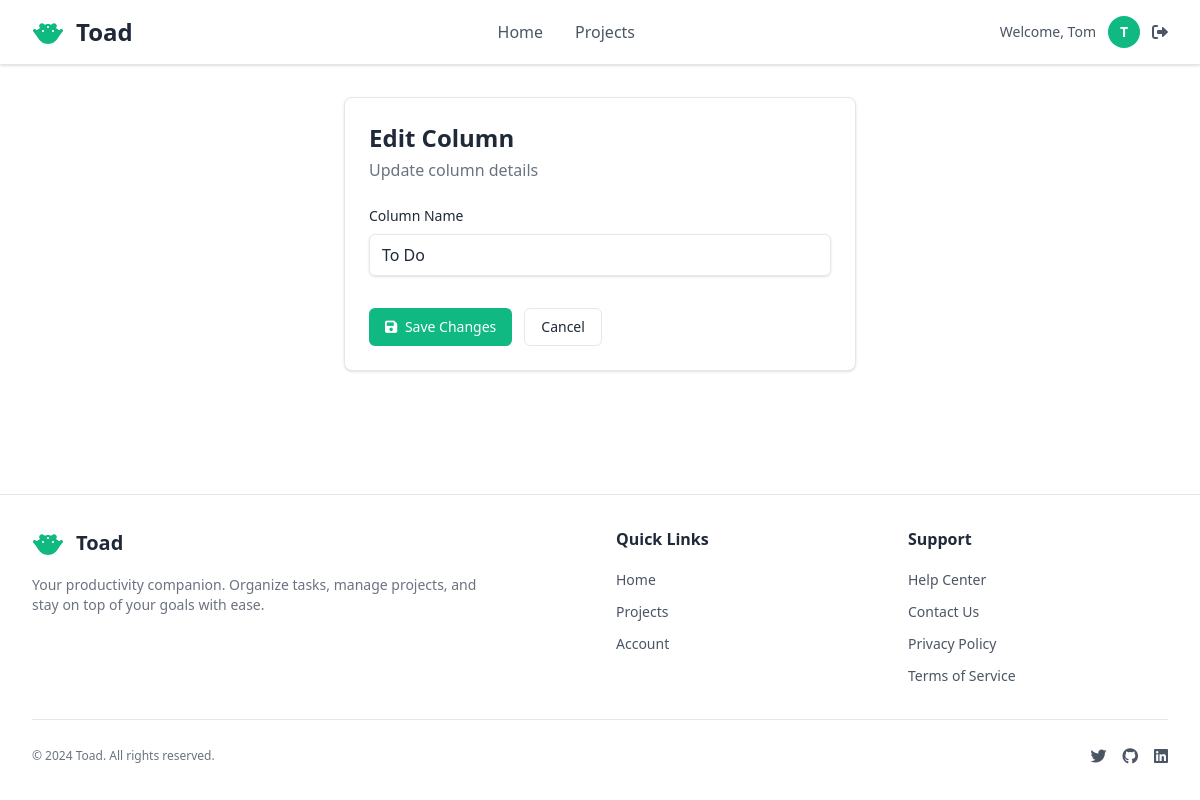
/projects/1/columns/2/edit/ (signed in), run on an earlier commit of the app's database.
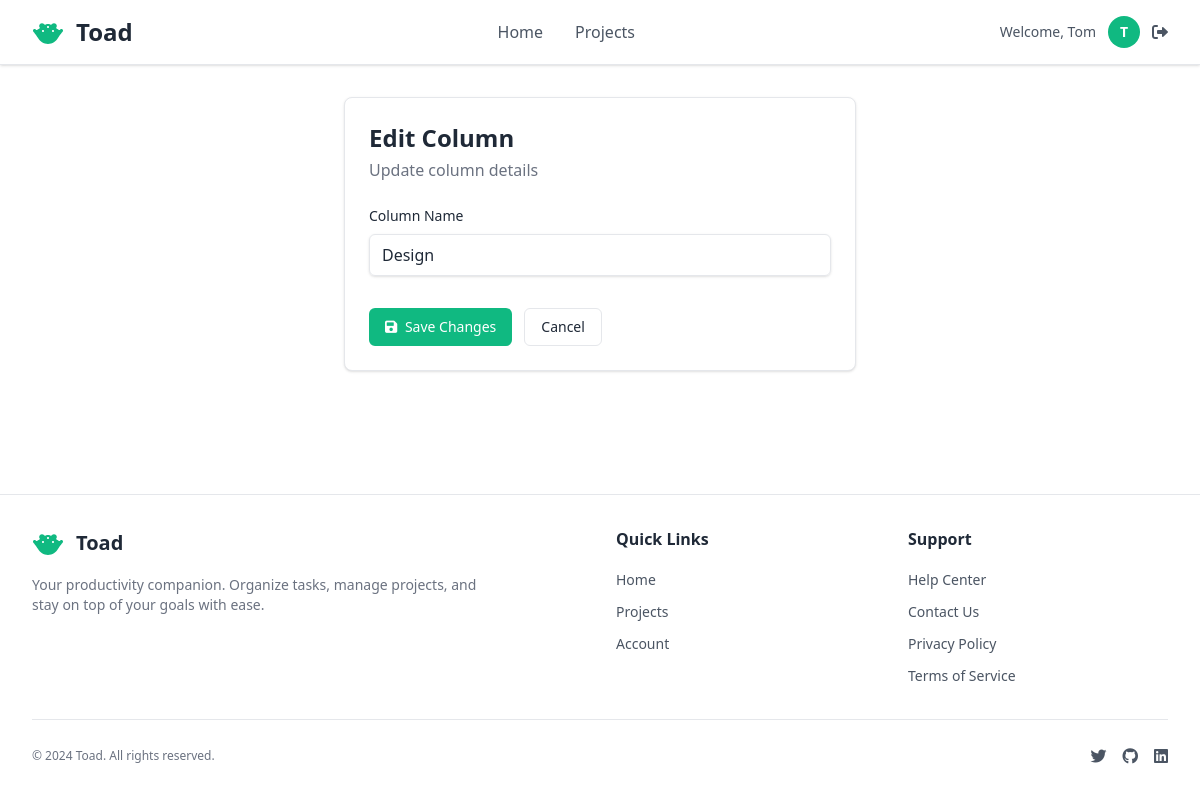
And on a later commit of the database.
### pages/models.py (models this page shows, shortened)
class ColumnHeader(models.Model):
    project = models.ForeignKey(Project, on_delete=models.CASCADE, related_name='column_headers')
    name = models.CharField(max_length=100)
    is_category_column = models.BooleanField(default=False) # To identify the first "Time / Category" like column
    order = models.PositiveIntegerField(default=0) # For maintaining column order
    created_at = models.DateTimeField(auto_now_add=True)
    updated_at = models.DateTimeField(auto_now=True)
    class Meta:
        ordering = ['order', 'created_at']

### pages/views.py (the view)
# urls.py: path('projects/<int:project_pk>/columns/<int:col_pk>/edit/', views.column_edit_view, name='column_edit'),
def column_edit_view(request, project_pk, col_pk):
    project = get_object_or_404(Project, pk=project_pk, user=request.user)
    column = get_object_or_404(ColumnHeader, pk=col_pk, project=project)
    if request.method == 'POST':
        form = ColumnHeaderForm(request.POST, instance=column)
        if form.is_valid():
            form.save()
            messages.success(request, f'Column "{column.name}" updated successfully!')
            return redirect('pages:project_grid', pk=project.pk)
    else:
        form = ColumnHeaderForm(instance=column)
    return render(request, 'pages/grid/column_form.html', {
        'form': form,
        'project': project,
        'column': column,
        'title': 'Edit Column'
    })

### pages/forms.py
class ColumnHeaderForm(forms.ModelForm):
    class Meta:
        model = ColumnHeader
        fields = ['name']
        widgets = {
            'name': forms.TextInput(attrs={
                'class': 'w-full px-3 py-2 border border-[var(--border-color)] rounded-md shadow-sm placeholder-[var(--text-secondary)] focus:outline-none focus:ring-2 focus:ring-[var(--primary-action-bg)] focus:border-[var(--primary-action-bg)] text-[var(--text-primary)]',
                'placeholder': 'Enter column name...',
                'required': True,
            }),
        }

### accounts/models.py (called while the page is built)
    def get_short_name(self):
        return self.first_name

### pages/templates/pages/grid/column_form.html (shortened to what this page needs)
{% extends "pages/layout.html" %}
{% block content %}
<div class="max-w-lg mx-auto">
    <div class="bg-[var(--container-bg)] rounded-lg shadow-sm border border-[var(--border-color)] p-6">
        <div class="mb-6">
            <h2 class="text-2xl font-bold text-[var(--title-text)]">{{ title }}</h2>
            <p class="text-[var(--subtitle-text)] mt-1">
                {% if column %}Update column details{% else %}Add a new column to organize your tasks{% endif %}
            </p>
        </div>
        <form method="post" class="space-y-4">
            <div>
                <label for="id_name" class="block text-sm font-medium text-[var(--text-primary)] mb-2">
                    Column Name
                </label>
                {{ form.name }}
            </div>
            <div class="flex space-x-3 pt-4">
                <button type="submit"
                        class="bg-[var(--primary-action-bg)] hover:bg-[var(--primary-action-hover-bg)] text-[var(--primary-action-text)] px-4 py-2 rounded-md text-sm font-medium transition-colors">
                    <i class="fas fa-save mr-1"></i>
                    {% if column %}Save Changes{% else %}Create Column{% endif %}
                </button>
                <a href="{% url 'pages:project_grid' pk=project.pk %}"
                   class="bg-[var(--container-bg)] hover:bg-[var(--grid-header-bg)] text-[var(--text-primary)] border border-[var(--border-color)] px-4 py-2 rounded-md text-sm font-medium transition-colors">
                    Cancel
                </a>
            </div>
        </form>
    </div>
</div>
{% endblock %}

What changed in the data, as far as the page shows it:
changed ColumnHeader: name "To Do" → "Design"
